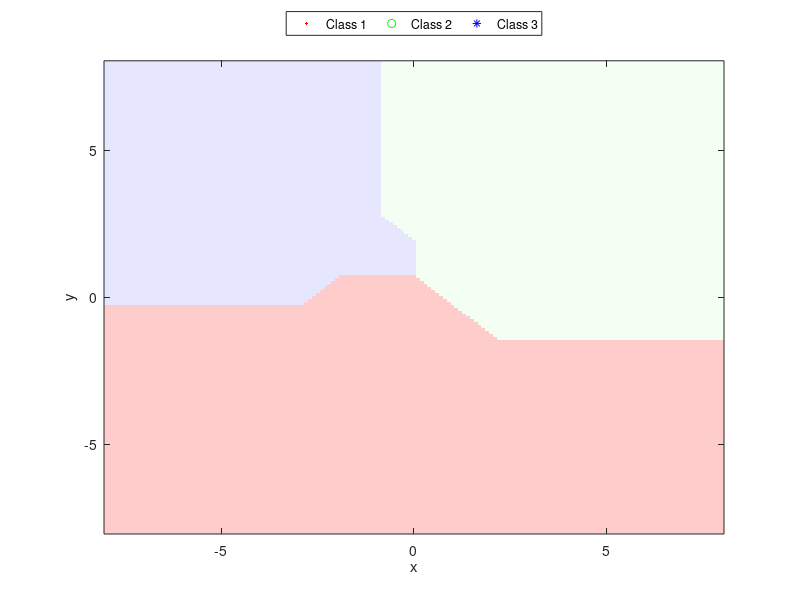

The MATLAB source for this figure:
% number of training samples to generate.
nsamples = 20;
 
% create some training data for three classes.
training = cell(3,1);
training{1} = randn(nsamples,2) + repmat([-2 -2], [nsamples 1]);
training{2} = randn(nsamples,2) + repmat([2 3], [nsamples 1]);
training{3} = randn(nsamples,2) + repmat([-3 2], [nsamples 1]);
 
% sample mean
sample_means = cell(length(training),1);
 
% compute sample mean to use as the class prototype.
for i=1:length(training),
    sample_means{i} = mean(training{i});
end

% set up the domain over which you want to visualize the decision
% boundary
xrange = [-8 8];
yrange = [-8 8];
% step size for how finely you want to visualize the decision boundary.
inc = 0.1;
 
% generate grid coordinates. this will be the basis of the decision
% boundary visualization.
[x, y] = meshgrid(xrange(1):inc:xrange(2), yrange(1):inc:yrange(2));
 
% size of the (x, y) image, which will also be the size of the 
% decision boundary image that is used as the plot background.
image_size = size(x);
 
xy = [x(:) y(:)]; % make (x,y) pairs as a bunch of row vectors.

xy = [reshape(x, image_size(1)*image_size(2),1) reshape(y, image_size(1)*image_size(2),1)]

numxypairs = length(xy); % number of (x,y) pairs
 
% distance measure evaluations for each (x,y) pair.
dist = [];
 
% loop through each class and calculate distance measure for each (x,y)
% from the class prototype.
for i=1:length(training),
 
    % calculate the city block distance between every (x,y) pair and
    % the sample mean of the class.
    % the sum is over the columns to produce a distance for each (x,y)
    % pair.
    disttemp = sum(abs(xy - repmat(sample_means{i}, [numxypairs 1])), 2);
 
    % concatenate the calculated distances.
    dist = [dist disttemp];
 
end
 
% for each (x,y) pair, find the class that has the smallest distance.
% this will be the min along the 2nd dimension.
[m,idx] = min(dist, [], 2);

% reshape the idx (which contains the class label) into an image.
decisionmap = reshape(idx, image_size);

figure;
 
%show the image
imagesc(xrange,yrange,decisionmap);
hold on;
set(gca,'ydir','normal');
 
% colormap for the classes:
% class 1 = light red, 2 = light green, 3 = light blue
cmap = [1 0.8 0.8; 0.95 1 0.95; 0.9 0.9 1]
colormap(cmap);
 
% plot the class training data.
plot(training{1}(:,1),training{1}(:,2), 'r.');
plot(training{2}(:,1),training{2}(:,2), 'go');
plot(training{3}(:,1),training{3}(:,2), 'b*');
 
% include legend
legend('Class 1', 'Class 2', 'Class 3','Location','NorthOutside', ...
    'Orientation', 'horizontal');
 
% label the axes.
xlabel('x');
ylabel('y');


imagesc(xrange,yrange,decisionmap);
hold on;
set(gca,'ydir','normal');